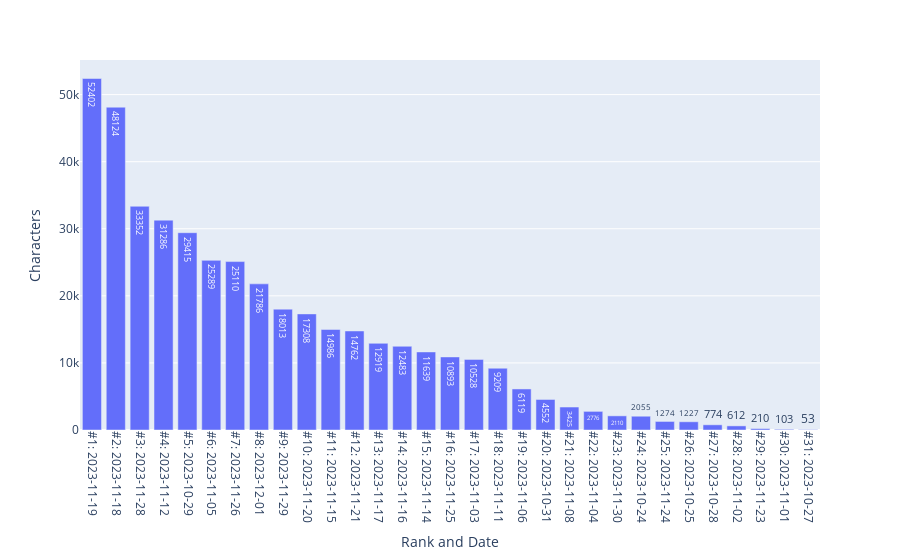

This figure's notebook cell:
### Code cell
fig_top_dates_by_characters = px.bar(df_top_dates_by_characters, 
x = 'Rank and Date', y = 'Characters', text = 'Characters')
fig_top_dates_by_characters.update_xaxes(tickangle = 90)
fig_top_dates_by_characters.write_html('Analyses/top_dates_by_characters.html')
fig_top_dates_by_characters.write_image(
    'Analyses/top_dates_by_characters.png', 
    width = 1920, height = 1080, engine = 'kaleido', scale = 2)
fig_top_dates_by_characters

### Figure 1 — Plotly figure (JSON) as saved in the notebook; plotly's stock layout.template omitted (floating-point values rounded to 4 significant figures)
{"data": [{"alignmentgroup": "True", "hovertemplate": "Rank and Date=%{x}<br>Characters=%{text}<extra></extra>", "legendgroup": "", "marker": {"color": "#636efa", "pattern": {"shape": ""}}, "name": "", "offsetgroup": "", "orientation": "v", "showlegend": false, "text": [52402, 48124, 33352, 31286, 29415, 25289, 25110, 21786, 18013, 17308, 14986, 14762, 12919, 12483, 11639, 10893, 10528, 9209, 6119, 4552, 3425, 2776, 2110, 2055, 1274, 1227, 774, 612, 210, 103, 53], "textposition": "auto", "type": "bar", "x": ["#1: 2023-11-19", "#2: 2023-11-18", "#3: 2023-11-28", "#4: 2023-11-12", "#5: 2023-10-29", "#6: 2023-11-05", "#7: 2023-11-26", "#8: 2023-12-01", "#9: 2023-11-29", "#10: 2023-11-20", "#11: 2023-11-15", "#12: 2023-11-21", "#13: 2023-11-17", "#14: 2023-11-16", "#15: 2023-11-14", "#16: 2023-11-25", "#17: 2023-11-03", "#18: 2023-11-11", "#19: 2023-11-06", "#20: 2023-10-31", "#21: 2023-11-08", "#22: 2023-11-04", "#23: 2023-11-30", "#24: 2023-10-24", "#25: 2023-11-24", "#26: 2023-10-25", "#27: 2023-10-28", "#28: 2023-11-02", "#29: 2023-11-23", "#30: 2023-11-01", "#31: 2023-10-27"], "xaxis": "x", "y": [52402, 48124, 33352, 31286, 29415, 25289, 25110, 21786, 18013, 17308, 14986, 14762, 12919, 12483, 11639, 10893, 10528, 9209, 6119, 4552, 3425, 2776, 2110, 2055, 1274, 1227, 774, 612, 210, 103, 53], "yaxis": "y"}], "layout": {"barmode": "relative", "legend": {"tracegroupgap": 0}, "margin": {"t": 60}, "xaxis": {"anchor": "y", "domain": [0, 1], "tickangle": 90, "title": {"text": "Rank and Date"}}, "yaxis": {"anchor": "x", "domain": [0, 1], "title": {"text": "Characters"}}}}
